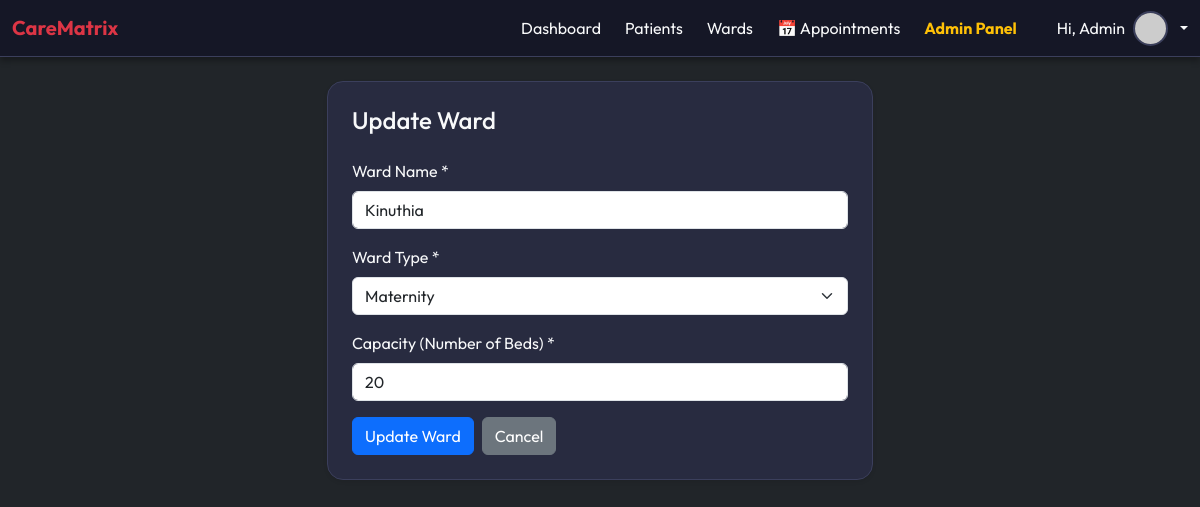
Page /patients/wards/1/update/ (signed in) on the committed database.
### patients/models.py (models this page shows, shortened)
class Ward(models.Model):
    WARD_TYPES = (
        ('General', 'General'),
        ('ICU', 'ICU'),
        ('Maternity', 'Maternity'),
        ('Pediatric', 'Pediatric'),
    )
    name = models.CharField(max_length=100)
    ward_type = models.CharField(max_length=20, choices=WARD_TYPES, default='General')
    capacity = models.IntegerField(default=0)

### patients/views.py (the view)
# urls.py: path('wards/<int:pk>/update/', views.ward_update, name='ward_update'),
@login_required
@user_passes_test(is_admin)
def ward_update(request, pk):
    ward = get_object_or_404(Ward, pk=pk)
    if request.method == 'POST':
        ward.name = request.POST.get('name')
        ward.ward_type = request.POST.get('ward_type')
        ward.capacity = int(request.POST.get('capacity') or 0)
        ward.save()
        return redirect('patients:ward_detail', pk=ward.id)
    return render(request, 'patients/ward_update.html', {
        'ward': ward,
        'ward_types': Ward.WARD_TYPES
    })

### patients/views.py (called while the page is built)
def is_admin(user):
    return user.is_superuser

### patients/templates/patients/ward_update.html (shortened to what this page needs)
{% extends "base.html" %}
{% block content %}
<div class="row justify-content-center mt-4">
    <div class="col-md-8 col-lg-6">
        <div class="content-card shadow-sm p-4">
            <h4 class="mb-4 text-light">Update Ward</h4>
            <div>
                    <form method="POST">
                        <div class="mb-3">
                            <label for="name" class="form-label">Ward Name *</label>
                            <input type="text" class="form-control" id="name" name="name" required value="{{ ward.name }}">
                        </div>
                        <div class="mb-3">
                            <label for="ward_type" class="form-label">Ward Type *</label>
                            <select class="form-select" id="ward_type" name="ward_type" required>
                                {% for value, label in ward_types %}
                                    <option value="{{ value }}" {% if ward.ward_type == value %}selected{% endif %}>{{ label }}</option>
                                {% endfor %}
                            </select>
                        </div>
                        <div class="mb-3">
                            <label for="capacity" class="form-label">Capacity (Number of Beds) *</label>
                            <input type="number" class="form-control" id="capacity" name="capacity" min="1" required value="{{ ward.capacity }}">
                        </div>
                        <div class="d-flex gap-2">
                            <button type="submit" class="btn btn-primary">Update Ward</button>
                            <a href="{% url 'patients:ward_detail' ward.pk %}" class="btn btn-secondary">Cancel</a>
                        </div>
                    </form>
            </div>
        </div>
    </div>
</div>
{% endblock %}

### accounts/templates/base.html (style rules this page uses)
:root { --main-bg: #1B1E32; --card-bg: #282B40; --primary: #0d6efd; --accent: #dc3545; --text-color: #f8f9fa; --border-color: #3b3f5c; --nav-bg: #151726; }
body { font-family: 'Outfit', sans-serif; background: var(--main-bg); color: var(--text-color); min-height: 100vh; }
.content-card { background: var(--card-bg); border: 1px solid var(--border-color); border-radius: 16px; overflow: hidden; transition: transform 0.2s ease, box-shadow 0.2s ease; color: var(--text-color); }

### rows in the picture
Ward: name "Kinuthia", ward_type "Maternity", capacity "20"
